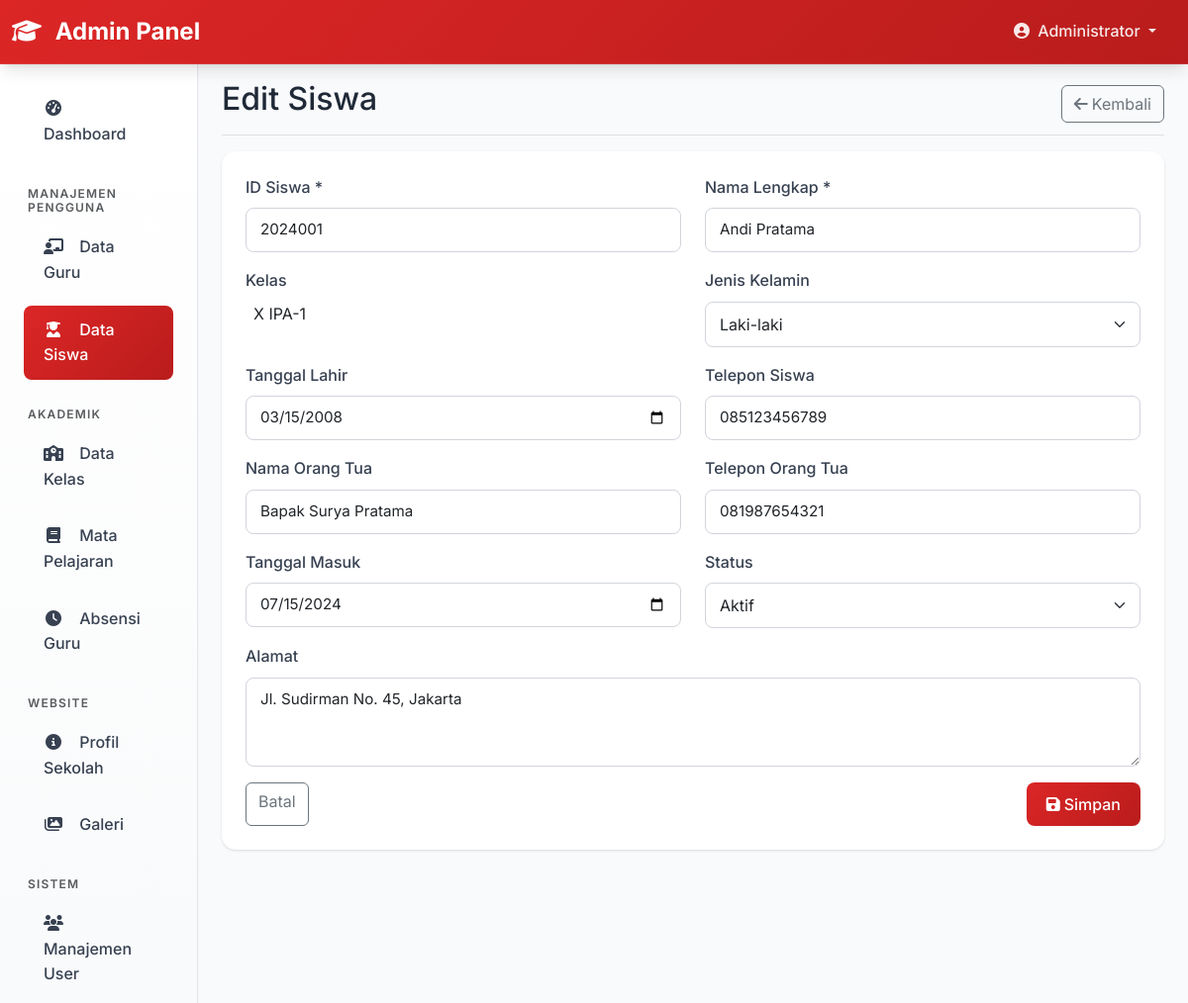
The app's page /admin/students.php?action=edit&id=1 (signed in) with its own data.
### tables this page shows
CREATE TABLE IF NOT EXISTS students (
    id INT AUTO_INCREMENT PRIMARY KEY,
    student_id VARCHAR(20) UNIQUE NOT NULL,
    full_name VARCHAR(100) NOT NULL,
    class_id INT,
    birth_date DATE,
    gender ENUM('male', 'female'),
    phone VARCHAR(20),
    address TEXT,
    parent_name VARCHAR(100),
    parent_phone VARCHAR(20),
    enrollment_date DATE DEFAULT (CURRENT_DATE),
    status ENUM('active', 'inactive', 'graduated') DEFAULT 'active',
    created_at TIMESTAMP DEFAULT CURRENT_TIMESTAMP,
    FOREIGN KEY (class_id) REFERENCES classes(id) ON DELETE SET NULL
);

### admin/students.php (the view, shortened to what this page needs)
<?php
require_once '../config/database.php';
$action = $_GET['action'] ?? 'list';
if ($action === 'edit' && isset($_GET['id'])) {
    try {
        $stmt = $pdo->prepare("SELECT * FROM students WHERE id = ?");
        $stmt->execute([$_GET['id']]);
        $student = $stmt->fetch();
    } catch(PDOException $e) {
        $error = 'Gagal mengambil data siswa';
        $action = 'list';
    }
}
include 'includes/header.php';
?>
<div class="container-fluid">
    <div class="row">
        <?php include 'includes/sidebar.php'; ?>
        <main class="col-md-9 ms-sm-auto col-lg-10 px-md-4">
            <div class="d-flex justify-content-between flex-wrap flex-md-nowrap align-items-center pt-3 pb-2 mb-3 border-bottom">
                <h1 class="h2">
                    <?php if ($action === 'add'): ?>
                        Tambah Siswa
                    <?php elseif ($action === 'edit'): ?>
                        Edit Siswa
                    <?php else: ?>
                        Data Siswa
                    <?php endif; ?>
                </h1>
                <?php if ($action === 'list'): ?>
                <div class="btn-toolbar mb-2 mb-md-0">
                    <a href="?action=add" class="btn btn-primary">
                        <i class="fas fa-plus me-1"></i>Tambah Siswa
                    </a>
                </div>
                <?php else: ?>
                <div class="btn-toolbar mb-2 mb-md-0">
                    <a href="students.php" class="btn btn-outline-secondary">
                        <i class="fas fa-arrow-left me-1"></i>Kembali
                    </a>
                </div>
                <?php endif; ?>
            </div>
            <?php if ($action === 'list'): ?>
                <div class="card">
                    <div class="card-body">
                        <div class="table-responsive">
                            <table class="table table-striped datatable">
                                <thead>
                                    <tr>
                                        <th>ID Siswa</th>
                                        <th>Nama Lengkap</th>
                                        <th>Kelas</th>
                                        <th>Jenis Kelamin</th>
                                        <th>Orang Tua</th>
                                        <th>Status</th>
                                        <th>Aksi</th>
                                    </tr>
                                </thead>
                                <tbody>
                                    <?php foreach($students as $student): ?>
                                    <tr>
                                        <td><?= htmlspecialchars($student['student_id']) ?></td>
                                        <td><?= htmlspecialchars($student['full_name']) ?></td>
                                        <td><?= $student['class_name'] ? htmlspecialchars($student['class_level'] . ' ' . $student['class_name']) : '-' ?></td>
                                        <td><?= $student['gender'] == 'male' ? 'Laki-laki' : 'Perempuan' ?></td>
                                        <td><?= htmlspecialchars($student['parent_name']) ?></td>
                                        <td>
                                            <span class="badge bg-<?= $student['status'] == 'active' ? 'success' : ($student['status'] == 'graduated' ? 'primary' : 'danger') ?>">
                                                <?= ucfirst($student['status']) ?>
                                            </span>
                                        </td>
                                        <td>
                                            <a href="?action=edit&id=<?= $student['id'] ?>" class="btn btn-sm btn-outline-primary">
                                                <i class="fas fa-edit"></i>
                                            </a>
                                            <a href="?action=delete&id=<?= $student['id'] ?>" class="btn btn-sm btn-outline-danger btn-delete">
                                                <i class="fas fa-trash"></i>
                                            </a>
                                        </td>
                                    </tr>
                                    <?php endforeach; ?>
                                </tbody>
                            </table>
                        </div>
                    </div>
                </div>
            <?php else: ?>
                <div class="card">
                    <div class="card-body">
                        <form method="POST">
                            <div class="row">
                                <div class="col-md-6 mb-3">
                                    <label for="student_id" class="form-label">ID Siswa *</label>
                                    <input type="text" class="form-control" id="student_id" name="student_id"
                                           value="<?= htmlspecialchars($student['student_id'] ?? '') ?>" required>
                                </div>
                                <div class="col-md-6 mb-3">
                                    <label for="full_name" class="form-label">Nama Lengkap *</label>
                                    <input type="text" class="form-control" id="full_name" name="full_name"
                                           value="<?= htmlspecialchars($student['full_name'] ?? '') ?>" required>
                                </div>
                            </div>
                            <div class="row">
                                <div class="col-md-6 mb-3">
                                    <label for="class_id" class="form-label">Kelas</label>
                                </div>
                                <div class="col-md-6 mb-3">
                                    <label for="gender" class="form-label">Jenis Kelamin</label>
                                    <select class="form-select" id="gender" name="gender">
                                        <option value="male" <?= ($student['gender'] ?? '') == 'male' ? 'selected' : '' ?>>Laki-laki</option>
                                    </select>
                                </div>
                            </div>
                            <div class="row">
                                <div class="col-md-6 mb-3">
                                    <label for="birth_date" class="form-label">Tanggal Lahir</label>
                                    <input type="date" class="form-control" id="birth_date" name="birth_date"
                                           value="<?= $student['birth_date'] ?? '' ?>">
                                </div>
                                <div class="col-md-6 mb-3">
                                    <label for="phone" class="form-label">Telepon Siswa</label>
                                    <input type="text" class="form-control" id="phone" name="phone"
                                           value="<?= htmlspecialchars($student['phone'] ?? '') ?>">
                                </div>
                            </div>
                            <div class="row">
                                <div class="col-md-6 mb-3">
                                    <label for="parent_name" class="form-label">Nama Orang Tua</label>
                                    <input type="text" class="form-control" id="parent_name" name="parent_name"
                                           value="<?= htmlspecialchars($student['parent_name'] ?? '') ?>">
                                </div>
                                <div class="col-md-6 mb-3">
                                    <label for="parent_phone" class="form-label">Telepon Orang Tua</label>
                                    <input type="text" class="form-control" id="parent_phone" name="parent_phone"
                                           value="<?= htmlspecialchars($student['parent_phone'] ?? '') ?>">
                                </div>
                            </div>
                            <div class="row">
                                <div class="col-md-6 mb-3">
                                    <label for="enrollment_date" class="form-label">Tanggal Masuk</label>
                                    <input type="date" class="form-control" id="enrollment_date" name="enrollment_date"
                                           value="<?= $student['enrollment_date'] ?? date('Y-m-d') ?>">
                                </div>
                                <div class="col-md-6 mb-3">
                                    <label for="status" class="form-label">Status</label>
                                    <select class="form-select" id="status" name="status">
                                        <option value="active" <?= ($student['status'] ?? 'active') == 'active' ? 'selected' : '' ?>>Aktif</option>
                                    </select>
                                </div>
                            </div>
                            <div class="mb-3">
                                <label for="address" class="form-label">Alamat</label>
                                <textarea class="form-control" id="address" name="address" rows="3"><?= htmlspecialchars($student['address'] ?? '') ?></textarea>
                            </div>
                            <div class="d-flex justify-content-between">
                                <a href="students.php" class="btn btn-outline-secondary">Batal</a>
                                <button type="submit" class="btn btn-primary">
                                    <i class="fas fa-save me-1"></i>Simpan
                                </button>
                            </div>
                        </form>
                    </div>
                </div>
            <?php endif; ?>
        </main>
    </div>
</div>
<?php include 'includes/footer.php'; ?>

### assets/css/style.css (style rules this page uses)
:root { --primary-red: #dc2626; --primary-red-dark: #b91c1c; --primary-red-light: #fef2f2; --primary-red-hover: #ef4444; --white: #ffffff; --gray-50: #f9fafb; --gray-100: #f3f4f6; --gray-200: #e5e7eb; --gray-300: #d1d5db; --gray-400: #9ca3af; --gray-500: #6b7280; --gray-600: #4b5563; --gray-700: #374151; --gray-800: #1f2937; --gray-900: #111827; --shadow-sm: 0 1px 2px 0 rgb(0 0 0 / 0.05); --shadow: 0 1px 3px 0 rgb(0 0 0 / 0.1), 0 1px 2px -1px rgb(0 0 0 / 0.1); --shadow-md: 0 4px 6px -1px rgb(0 0 0 / 0.1), 0 2px 4px -2px rgb(0 0 0 / 0.1); --shadow-lg: 0 10px 15px -3px rgb(0 0 0 / 0.1), 0 4px 6px -4px rgb(0 0 0 / 0.1); --shadow-xl: 0 20px 25px -5px rgb(0 0 0 / 0.1), 0 10px 10px -5px rgb(0 0 0 / 0.04); --gradient-primary: linear-gradient(135deg, var(--primary-red) 0%, var(--primary-red-dark) 100%); --gradient-primary-hover: linear-gradient(135deg, var(--primary-red-hover) 0%, var(--primary-red) 100%); }
body { font-family: 'Inter', -apple-system, BlinkMacSystemFont, 'Segoe UI', Roboto, sans-serif; background-color: var(--gray-50); color: var(--gray-800); line-height: 1.6; }
.card { border: none; border-radius: 0.875rem; box-shadow: var(--shadow); background-color: var(--white); transition: all 0.3s cubic-bezier(0.4, 0, 0.2, 1); position: relative; overflow: hidden; }
.card::before { content: ''; position: absolute; top: 0; left: 0; right: 0; height: 3px; background: var(--gradient-primary); opacity: 0; transition: opacity 0.3s ease; }
.card-body { padding: 1.5rem; }
.btn-primary { background: var(--gradient-primary); border: none; border-radius: 0.5rem; font-weight: 500; padding: 0.625rem 1.25rem; transition: all 0.3s cubic-bezier(0.4, 0, 0.2, 1); box-shadow: var(--shadow-sm); position: relative; overflow: hidden; }
.btn-primary::before { content: ''; position: absolute; top: 0; left: -100%; width: 100%; height: 100%; background: linear-gradient(90deg, transparent, rgba(255,255,255,0.2), transparent); transition: left 0.5s ease; }
.form-control { border: 1px solid var(--gray-300); border-radius: 0.5rem; padding: 0.625rem 0.875rem; transition: all 0.3s cubic-bezier(0.4, 0, 0.2, 1); font-size: 0.95rem; background-color: var(--white); position: relative; }
.form-label { font-weight: 500; color: var(--gray-700); margin-bottom: 0.5rem; }
.form-select { border: 1px solid var(--gray-300); border-radius: 0.5rem; padding: 0.625rem 0.875rem; }

### records on screen
students: student_id "2024001", full_name "Andi Pratama", gender "Laki-laki", birth_date "03/15/2008", phone "085123456789", parent_name "Bapak Surya Pratama", parent_phone "081987654321", enrollment_date "07/15/2024", status "Aktif", address "Jl. Sudirman No. 45, Jakarta"

### other values on screen
$_SESSION['full_name'] "Administrator"
